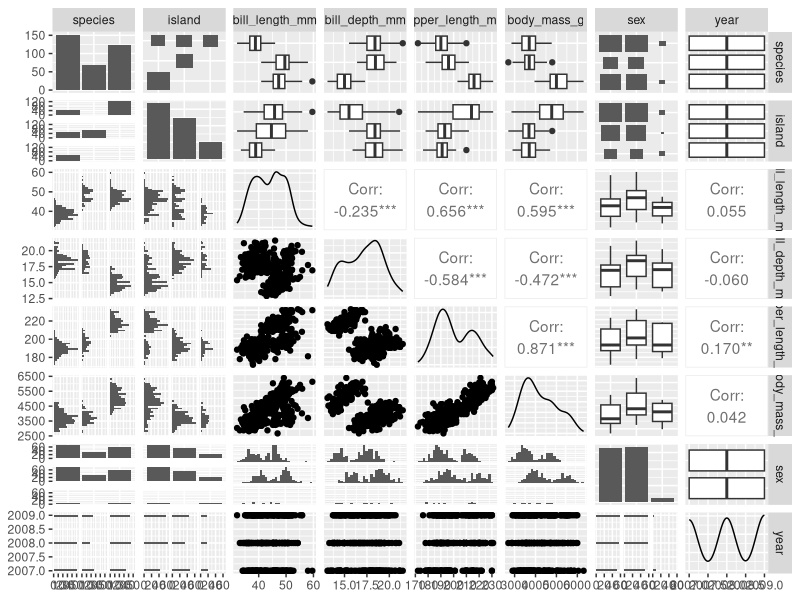
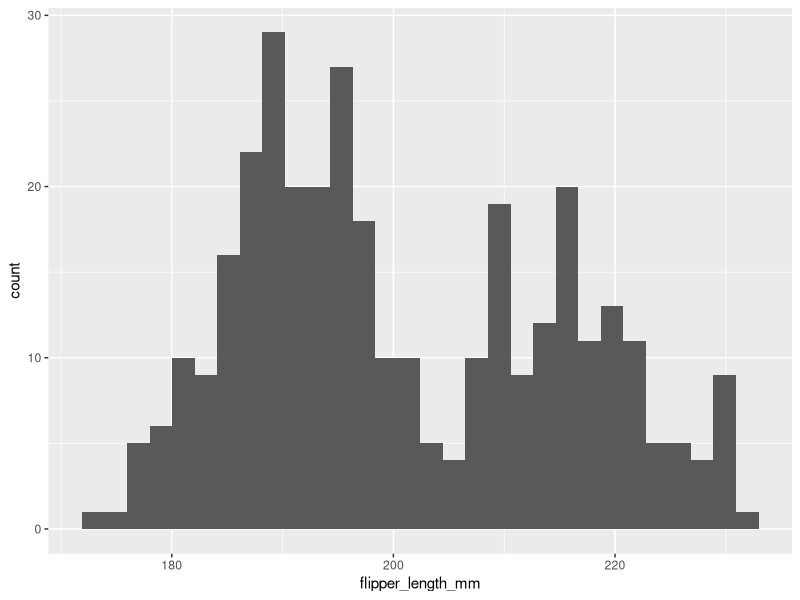

Here is the R script that generated these plots, in order:
## ---- chunk 1
library(GGally)
library(skimr)
library(palmerpenguins)
## ---- chunk 2
# Check column names of palmer penguins
names(penguins)

# Check dimensions
dim(penguins)

# Summary fo penguins
summary(penguins)

# Print first  lines of penguins
head(penguins)

# Print last 6 lines of penguins
tail(penguins)

# Make a pairPlot
GGally:: ggpairs(penguins)

# Make a histogram of penguin flipper lengths
ggplot(data = penguins, aes(x = flipper_length_mm)) + 
  geom_histogram()
